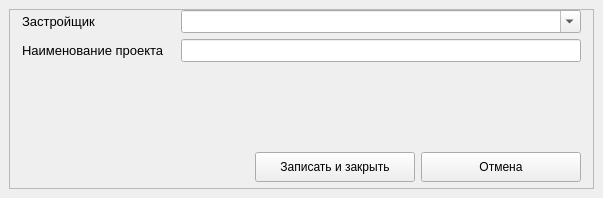
<?xml version="1.0" encoding="UTF-8"?>
<ui version="4.0">
 <class>ProjectForm</class>
 <widget class="QWidget" name="ProjectForm">
  <property name="geometry">
   <rect>
    <x>0</x>
    <y>0</y>
    <width>603</width>
    <height>198</height>
   </rect>
  </property>
  <property name="minimumSize">
   <size>
    <width>603</width>
    <height>198</height>
   </size>
  </property>
  <property name="maximumSize">
   <size>
    <width>603</width>
    <height>198</height>
   </size>
  </property>
  <property name="windowTitle">
   <string>Form</string>
  </property>
  <layout class="QGridLayout" name="gridLayout_3">
   <property name="leftMargin">
    <number>0</number>
   </property>
   <property name="topMargin">
    <number>0</number>
   </property>
   <property name="rightMargin">
    <number>0</number>
   </property>
   <property name="bottomMargin">
    <number>0</number>
   </property>
   <item row="0" column="0">
    <widget class="QFrame" name="frame">
     <property name="minimumSize">
      <size>
       <width>585</width>
       <height>180</height>
      </size>
     </property>
     <property name="maximumSize">
      <size>
       <width>585</width>
       <height>180</height>
      </size>
     </property>
     <property name="frameShape">
      <enum>QFrame::StyledPanel</enum>
     </property>
     <property name="frameShadow">
      <enum>QFrame::Raised</enum>
     </property>
     <layout class="QGridLayout" name="gridLayout_2">
      <property name="leftMargin">
       <number>0</number>
      </property>
      <property name="topMargin">
       <number>0</number>
      </property>
      <property name="rightMargin">
       <number>0</number>
      </property>
      <property name="bottomMargin">
       <number>0</number>
      </property>
      <item row="0" column="0">
       <layout class="QGridLayout" name="gridLayout">
        <item row="1" column="1">
         <widget class="QLineEdit" name="project_ledit">
          <property name="minimumSize">
           <size>
            <width>400</width>
            <height>23</height>
           </size>
          </property>
          <property name="maximumSize">
           <size>
            <width>400</width>
            <height>23</height>
           </size>
          </property>
          <property name="font">
           <font>
            <pointsize>10</pointsize>
           </font>
          </property>
          <property name="maxLength">
           <number>12</number>
          </property>
         </widget>
        </item>
        <item row="0" column="0">
         <widget class="QLabel" name="organization_label">
          <property name="minimumSize">
           <size>
            <width>153</width>
            <height>22</height>
           </size>
          </property>
          <property name="maximumSize">
           <size>
            <width>153</width>
            <height>22</height>
           </size>
          </property>
          <property name="font">
           <font>
            <pointsize>10</pointsize>
           </font>
          </property>
          <property name="frameShadow">
           <enum>QFrame::Plain</enum>
          </property>
          <property name="text">
           <string>Застройщик</string>
          </property>
          <property name="alignment">
           <set>Qt::AlignLeading|Qt::AlignLeft|Qt::AlignVCenter</set>
          </property>
         </widget>
        </item>
        <item row="0" column="1">
         <widget class="QComboBox" name="organization_cbox">
          <property name="minimumSize">
           <size>
            <width>400</width>
            <height>23</height>
           </size>
          </property>
          <property name="sizeIncrement">
           <size>
            <width>400</width>
            <height>23</height>
           </size>
          </property>
          <property name="editable">
           <bool>true</bool>
          </property>
         </widget>
        </item>
        <item row="1" column="0">
         <widget class="QLabel" name="project_label">
          <property name="minimumSize">
           <size>
            <width>153</width>
            <height>22</height>
           </size>
          </property>
          <property name="maximumSize">
           <size>
            <width>153</width>
            <height>22</height>
           </size>
          </property>
          <property name="font">
           <font>
            <pointsize>10</pointsize>
           </font>
          </property>
          <property name="frameShadow">
           <enum>QFrame::Plain</enum>
          </property>
          <property name="text">
           <string>Наименование проекта</string>
          </property>
          <property name="alignment">
           <set>Qt::AlignLeading|Qt::AlignLeft|Qt::AlignVCenter</set>
          </property>
         </widget>
        </item>
        <item row="3" column="0" colspan="2">
         <layout class="QHBoxLayout" name="button_hlayout">
          <property name="topMargin">
           <number>6</number>
          </property>
          <property name="bottomMargin">
           <number>6</number>
          </property>
          <item>
           <spacer name="horizontalSpacer">
            <property name="orientation">
             <enum>Qt::Horizontal</enum>
            </property>
            <property name="sizeHint" stdset="0">
             <size>
              <width>40</width>
              <height>20</height>
             </size>
            </property>
           </spacer>
          </item>
          <item>
           <widget class="QPushButton" name="save_button">
            <property name="minimumSize">
             <size>
              <width>160</width>
              <height>30</height>
             </size>
            </property>
            <property name="maximumSize">
             <size>
              <width>160</width>
              <height>30</height>
             </size>
            </property>
            <property name="text">
             <string>Записать и закрыть</string>
            </property>
           </widget>
          </item>
          <item>
           <widget class="QPushButton" name="cancel_button">
            <property name="minimumSize">
             <size>
              <width>160</width>
              <height>30</height>
             </size>
            </property>
            <property name="maximumSize">
             <size>
              <width>160</width>
              <height>30</height>
             </size>
            </property>
            <property name="text">
             <string>Отмена</string>
            </property>
           </widget>
          </item>
         </layout>
        </item>
        <item row="2" column="0">
         <spacer name="verticalSpacer">
          <property name="orientation">
           <enum>Qt::Vertical</enum>
          </property>
          <property name="sizeHint" stdset="0">
           <size>
            <width>20</width>
            <height>40</height>
           </size>
          </property>
         </spacer>
        </item>
       </layout>
      </item>
     </layout>
    </widget>
   </item>
  </layout>
 </widget>
 <resources/>
 <connections/>
</ui>
